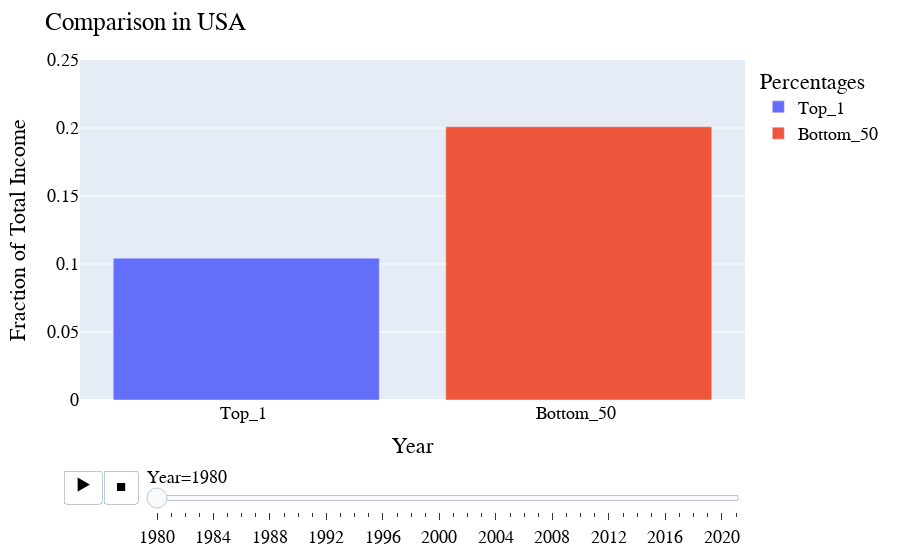

The code cell stored with this chart in its notebook:
### Markdown cell above
Now, let us observe and analyse rising inequality in some of the world’s most populated regions. From the above plot, we can deduce these informative points.
The top 10% share showed an up run in all these 5 regions since 1980. 
After world war 2, many countries suffered a lot economically despite their many differences. So we have been analysing the data since 1980. In India,Europe, China and USA top 10 % share was around 25-25 % where as it was only 20-25% in Russia.
Excluding Europe all the other regions showed a significant rise in top 10% share. The increase in % is higher in Russia and India which is approximately 25%. In North America,China, India and also in Russia the policy regime was quite dramtic. The rise in these income inequalities over the time implies that government economic policies and institutions matter.
However, we can takeaway the fact that Inida has highest top 10% income share 
followed by Russia From the selected regions.

### Correlation Between Average Income and Growing income inequality
After observing the two plots,'Average Income v/s time' and 'Top 10%share v/s time'. We can conclude that there is a **positive** correlation between average income and growing income inequality. Let us take an example and understand it even better.

USA is considered to be an apex economic country, So let us correlate the two factors for US economy.
As you can see above the average income of an individual increased over the years from 1980 to 2020. Whereas, Top 10% share of national income also increased over years. In 2020, 47% of national income was received by the top 10% in US, compared to 34% in 1980.
The income-inequality trajectory observed in the united states is largely due to massive educational inequalities, combined with a tax
system that grew less progressive despite a surge in top labor compensation since the 1980s, and in top capital incomes in the 2000s.

We have seen top 10% share of national income in every country has been increased during past few decades. Below is an interesting trend to be observed in USA.

### Code cell
df=pd.read_csv("data/usa_data.csv")
fig = px.bar(df, x="Percent", y="Fraction", color="Percent",
  animation_frame="Year", animation_group="Percent", range_y=[0,0.25])
fig.update_layout(
  title="Comparison in USA",
  xaxis_title="Year",
  yaxis_title="Fraction of Total Income",
  legend_title="Percentages",
  font=dict(
      family="Calibre",
      size=18,
      color="Black"
  )
)
fig.show()

### Figure 1 — Plotly figure (JSON) as saved in the notebook; plotly's stock layout.template omitted (floating-point values rounded to 4 significant figures)
{"data": [{"alignmentgroup": "True", "hovertemplate": "Percent=%{x}<br>Year=1980<br>Fraction=%{y}<extra></extra>", "ids": ["Top_1\r\n"], "legendgroup": "Top_1\r\n", "marker": {"color": "#636efa", "pattern": {"shape": ""}}, "name": "Top_1\r\n", "offsetgroup": "Top_1\r\n", "orientation": "v", "showlegend": true, "textposition": "auto", "type": "bar", "x": ["Top_1\r\n"], "xaxis": "x", "y": [0.1043], "yaxis": "y"}, {"alignmentgroup": "True", "hovertemplate": "Percent=%{x}<br>Year=1980<br>Fraction=%{y}<extra></extra>", "ids": ["Bottom_50\r\n"], "legendgroup": "Bottom_50\r\n", "marker": {"color": "#EF553B", "pattern": {"shape": ""}}, "name": "Bottom_50\r\n", "offsetgroup": "Bottom_50\r\n", "orientation": "v", "showlegend": true, "textposition": "auto", "type": "bar", "x": ["Bottom_50\r\n"], "xaxis": "x", "y": [0.2009], "yaxis": "y"}], "layout": {"barmode": "relative", "font": {"color": "Black", "family": "Calibre", "size": 18}, "legend": {"title": {"text": "Percentages"}, "tracegroupgap": 0}, "margin": {"t": 60}, "sliders": [{"active": 0, "currentvalue": {"prefix": "Year="}, "len": 0.9, "pad": {"b": 10, "t": 60}, "steps": [{"args": [["1980"], {"frame": {"duration": 0, "redraw": true}, "fromcurrent": true, "mode": "immediate", "transition": {"duration": 0, "easing": "linear"}}], "label": "1980", "method": "animate"}, {"args": [["1981"], {"frame": {"duration": 0, "redraw": true}, "fromcurrent": true, "mode": "immediate", "transition": {"duration": 0, "easing": "linear"}}], "label": "1981", "method": "animate"}, {"args": [["1982"], {"frame": {"duration": 0, "redraw": true}, "fromcurrent": true, "mode": "immediate", "transition": {"duration": 0, "easing": "linear"}}], "label": "1982", "method": "animate"}, {"args": [["1983"], {"frame": {"duration": 0, "redraw": true}, "fromcurrent": true, "mode": "immediate", "transition": {"duration": 0, "easing": "linear"}}], "label": "1983", "method": "animate"}, {"args": [["1984"], {"frame": {"duration": 0, "redraw": true}, "fromcurrent": true, "mode": "immediate", "transition": {"duration": 0, "easing": "linear"}}], "label": "1984", "method": "animate"}, {"args": [["1985"], {"frame": {"duration": 0, "redraw": true}, "fromcurrent": true, "mode": "immediate", "transition": {"duration": 0, "easing": "linear"}}], "label": "1985", "method": "animate"}, {"args": [["1986"], {"frame": {"duration": 0, "redraw": true}, "fromcurrent": true, "mode": "immediate", "transition": {"duration": 0, "easing": "linear"}}], "label": "1986", "method": "animate"}, {"args": [["1987"], {"frame": {"duration": 0, "redraw": true}, "fromcurrent": true, "mode": "immediate", "transition": {"duration": 0, "easing": "linear"}}], "label": "1987", "method": "animate"}, {"args": [["1988"], {"frame": {"duration": 0, "redraw": true}, "fromcurrent": true, "mode": "immediate", "transition": {"duration": 0, "easing": "linear"}}], "label": "1988", "method": "animate"}, {"args": [["1989"], {"frame": {"duration": 0, "redraw": true}, "fromcurrent": true, "mode": "immediate", "transition": {"duration": 0, "easing": "linear"}}], "label": "1989", "method": "animate"}, {"args": [["1990"], {"frame": {"duration": 0, "redraw": true}, "fromcurrent": true, "mode": "immediate", "transition": {"duration": 0, "easing": "linear"}}], "label": "1990", "method": "animate"}, {"args": [["1991"], {"frame": {"duration": 0, "redraw": true}, "fromcurrent": true, "mode": "immediate", "transition": {"duration": 0, "easing": "linear"}}], "label": "1991", "method": "animate"}, {"args": [["1992"], {"frame": {"duration": 0, "redraw": true}, "fromcurrent": true, "mode": "immediate", "transition": {"duration": 0, "easing": "linear"}}], "label": "1992", "method": "animate"}, {"args": [["1993"], {"frame": {"duration": 0, "redraw": true}, "fromcurrent": true, "mode": "immediate", "transition": {"duration": 0, "easing": "linear"}}], "label": "1993", "method": "animate"}, {"args": [["1994"], {"frame": {"duration": 0, "redraw": true}, "fromcurrent": true, "mode": "immediate", "transition": {"duration": 0, "easing": "linear"}}], "label": "1994", "method": "animate"}, {"args": [["1995"], {"frame": {"duration": 0, "redraw": true}, "fromcurrent": true, "mode": "immediate", "transition": {"duration": 0, "easing": "linear"}}], "label": "1995", "method": "animate"}, {"args": [["1996"], {"frame": {"duration": 0, "redraw": true}, "fromcurrent": true, "mode": "immediate", "transition": {"duration": 0, "easing": "linear"}}], "label": "1996", "method": "animate"}, {"args": [["1997"], {"frame": {"duration": 0, "redraw": true}, "fromcurrent": true, "mode": "immediate", "transition": {"duration": 0, "easing": "linear"}}], "label": "1997", "method": "animate"}, {"args": [["1998"], {"frame": {"duration": 0, "redraw": true}, "fromcurrent": true, "mode": "immediate", "transition": {"duration": 0, "easing": "linear"}}], "label": "1998", "method": "animate"}, {"args": [["1999"], {"frame": {"duration": 0, "redraw": true}, "fromcurrent": true, "mode": "immediate", "transition": {"duration": 0, "easing": "linear"}}], "label": "1999", "method": "animate"}, {"args": [["2000"], {"frame": {"duration": 0, "redraw": true}, "fromcurrent": true, "mode": "immediate", "transition": {"duration": 0, "easing": "linear"}}], "label": "2000", "method": "animate"}, {"args": [["2001"], {"frame": {"duration": 0, "redraw": true}, "fromcurrent": true, "mode": "immediate", "transition": {"duration": 0, "easing": "linear"}}], "label": "2001", "method": "animate"}, {"args": [["2002"], {"frame": {"duration": 0, "redraw": true}, "fromcurrent": true, "mode": "immediate", "transition": {"duration": 0, "easing": "linear"}}], "label": "2002", "method": "animate"}, {"args": [["2003"], {"frame": {"duration": 0, "redraw": true}, "fromcurrent": true, "mode": "immediate", "transition": {"duration": 0, "easing": "linear"}}], "label": "2003", "method": "animate"}, {"args": [["2004"], {"frame": {"duration": 0, "redraw": true}, "fromcurrent": true, "mode": "immediate", "transition": {"duration": 0, "easing": "linear"}}], "label": "2004", "method": "animate"}, {"args": [["2005"], {"frame": {"duration": 0, "redraw": true}, "fromcurrent": true, "mode": "immediate", "transition": {"duration": 0, "easing": "linear"}}], "label": "2005", "method": "animate"}, {"args": [["2006"], {"frame": {"duration": 0, "redraw": true}, "fromcurrent": true, "mode": "immediate", "transition": {"duration": 0, "easing": "linear"}}], "label": "2006", "method": "animate"}, {"args": [["2007"], {"frame": {"duration": 0, "redraw": true}, "fromcurrent": true, "mode": "immediate", "transition": {"duration": 0, "easing": "linear"}}], "label": "2007", "method": "animate"}, {"args": [["2008"], {"frame": {"duration": 0, "redraw": true}, "fromcurrent": true, "mode": "immediate", "transition": {"duration": 0, "easing": "linear"}}], "label": "2008", "method": "animate"}, {"args": [["2009"], {"frame": {"duration": 0, "redraw": true}, "fromcurrent": true, "mode": "immediate", "transition": {"duration": 0, "easing": "linear"}}], "label": "2009", "method": "animate"}, {"args": [["2010"], {"frame": {"duration": 0, "redraw": true}, "fromcurrent": true, "mode": "immediate", "transition": {"duration": 0, "easing": "linear"}}], "label": "2010", "method": "animate"}, {"args": [["2011"], {"frame": {"duration": 0, "redraw": true}, "fromcurrent": true, "mode": "immediate", "transition": {"duration": 0, "easing": "linear"}}], "label": "2011", "method": "animate"}, {"args": [["2012"], {"frame": {"duration": 0, "redraw": true}, "fromcurrent": true, "mode": "immediate", "transition": {"duration": 0, "easing": "linear"}}], "label": "2012", "method": "animate"}, {"args": [["2013"], {"frame": {"duration": 0, "redraw": true}, "fromcurrent": true, "mode": "immediate", "transition": {"duration": 0, "easing": "linear"}}], "label": "2013", "method": "animate"}, {"args": [["2014"], {"frame": {"duration": 0, "redraw": true}, "fromcurrent": true, "mode": "immediate", "transition": {"duration": 0, "easing": "linear"}}], "label": "2014", "method": "animate"}, {"args": [["2015"], {"frame": {"duration": 0, "redraw": true}, "fromcurrent": true, "mode": "immediate", "transition": {"duration": 0, "easing": "linear"}}], "label": "2015", "method": "animate"}, {"args": [["2016"], {"frame": {"duration": 0, "redraw": true}, "fromcurrent": true, "mode": "immediate", "transition": {"duration": 0, "easing": "linear"}}], "label": "2016", "method": "animate"}, {"args": [["2017"], {"frame": {"duration": 0, "redraw": true}, "fromcurrent": true, "mode": "immediate", "transition": {"duration": 0, "easing": "linear"}}], "label": "2017", "method": "animate"}, {"args": [["2018"], {"frame": {"duration": 0, "redraw": true}, "fromcurrent": true, "mode": "immediate", "transition": {"duration": 0, "easing": "linear"}}], "label": "2018", "method": "animate"}, {"args": [["2019"], {"frame": {"duration": 0, "redraw": true}, "fromcurrent": true, "mode": "immediate", "transition": {"duration": 0, "easing": "linear"}}], "label": "2019", "method": "animate"}, {"args": [["2020"], {"frame": {"duration": 0, "redraw": true}, "fromcurrent": true, "mode": "immediate", "transition": {"duration": 0, "easing": "linear"}}], "label": "2020", "method": "animate"}, {"args": [["2021"], {"frame": {"duration": 0, "redraw": true}, "fromcurrent": true, "mode": "immediate", "transition": {"duration": 0, "easing": "linear"}}], "label": "2021", "method": "animate"}], "x": 0.1, "xanchor": "left", "y": 0, "yanchor": "top"}], "title": {"text": "Comparison in USA"}, "updatemenus": [{"buttons": [{"args": [null, {"frame": {"duration": 500, "redraw": true}, "fromcurrent": true, "mode": "immediate", "transition": {"duration": 500, "easing": "linear"}}], "label": "&#9654;", "method": "animate"}, {"args": [[null], {"frame": {"duration": 0, "redraw": true}, "fromcurrent": true, "mode": "immediate", "transition": {"duration": 0, "easing": "linear"}}], "label": "&#9724;", "method": "animate"}], "direction": "left", "pad": {"r": 10, "t": 70}, "showactive": false, "type": "buttons", "x": 0.1, "xanchor": "right", "y": 0, "yanchor": "top"}], "xaxis": {"anchor": "y", "categoryarray": ["Top_1\r\n", "Bottom_50\r\n"], "categoryorder": "array", "domain": [0, 1], "title": {"text": "Year"}}, "yaxis": {"anchor": "x", "domain": [0, 1], "range": [0, 0.25], "title": {"text": "Fraction of Total Income"}}}}
